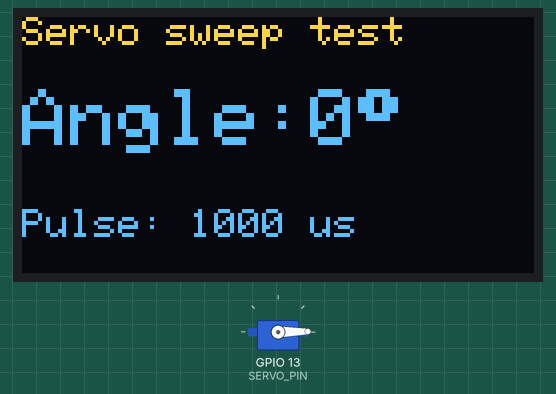
Simulated run of this sketch. Board: ESP8266 (NodeMCU). On the bench: 128×64 one-colour display, servo. The OLED is the two-colour kind (top 16 rows yellow).

Above: at 0.3 s.
At 7.61 s:
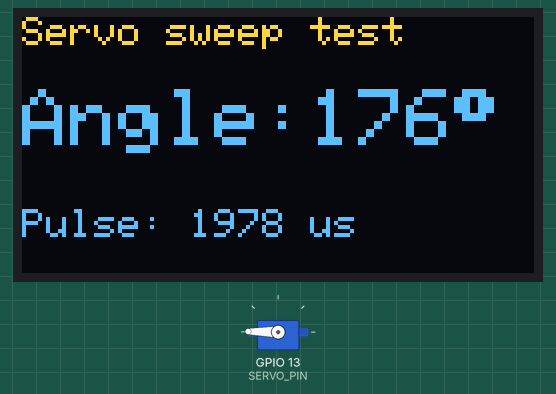
At 19.98 s:
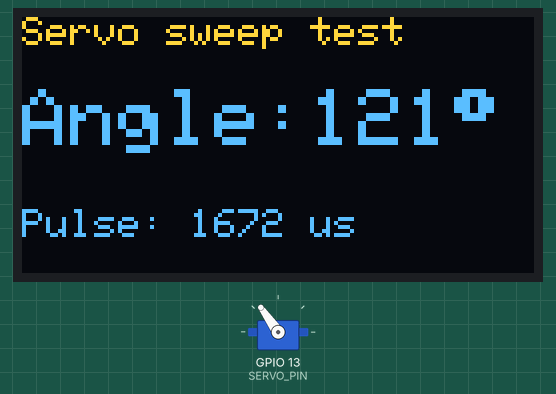
At 39.8 s:
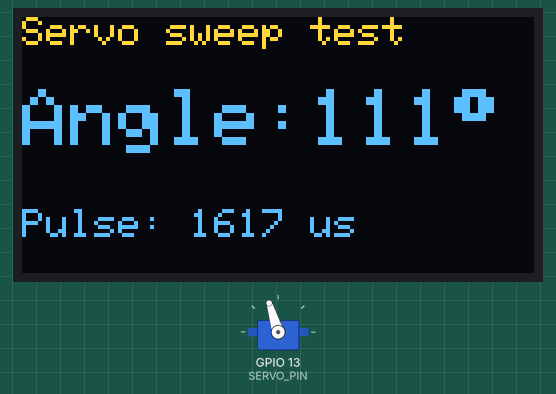
Timing chart, 0 to 40.0 s (numbered marks = the images above):
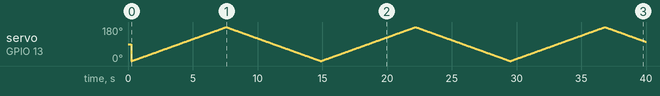

The sketch:

ESP8266_Servo_Sweep_Oled.ino
```cpp
// (licence header left out)
#include <Arduino.h>           // Core Arduino definitions and basic types
#include <Wire.h>              // I2C communication library
#include <Servo.h>             // Servo control (generates PWM pulses)
#include <Adafruit_GFX.h>      // Graphics primitives (text, shapes)
#include <Adafruit_SSD1306.h>  // SSD1306 OLED driver

// ---------------- OLED Configuration ----------------

// OLED resolution
#define SCREEN_WIDTH  128
#define SCREEN_HEIGHT 64

// Typical I2C address for SSD1306
#define OLED_ADDR 0x3C

// Confirmed working I2C pin mapping for this specific board
#define I2C_SDA 14   // GPIO14
#define I2C_SCL 12   // GPIO12

// ---------------- Servo Configuration ----------------

// GPIO used for servo signal (safe, non-boot strap pin)
#define SERVO_PIN 13

// Define pulse range corresponding to 0° and 180°
// These values may be adjusted for specific servos
#define MIN_US 1000
#define MAX_US 2000

// ---------------- Global Objects ----------------

Adafruit_SSD1306 display(SCREEN_WIDTH, SCREEN_HEIGHT, &Wire, -1);
Servo servo;

// Current servo angle
int angle = 0;

// Direction of movement: +1 increasing, -1 decreasing
int direction = 1;

// ---------------- Utility Functions ----------------

// Convert angle (0–180°) to microseconds pulse width
int angleToMicroseconds(int angleValue) {
  return map(angleValue, 0, 180, MIN_US, MAX_US);
}

// Draw current angle and pulse width on OLED
void drawData(int angleValue, int pulseUs) {

  display.clearDisplay();                 // Clear display buffer
  display.setTextColor(SSD1306_WHITE);    // Set text color

  display.setTextSize(1);
  display.setCursor(0, 0);
  display.println("Servo sweep test");

  display.setTextSize(2);
  display.setCursor(0, 18);
  display.print("Angle:");                // No space after colon (as requested)
  display.print(angleValue);
  display.print((char)247);               // Degree symbol

  display.setTextSize(1);
  display.setCursor(0, 48);
  display.print("Pulse: ");
  display.print(pulseUs);
  display.print(" us");

  display.display();                      // Transfer buffer to OLED
}

// ---------------- Setup ----------------

void setup() {

  Serial.begin(74880);    // Match ESP8266 ROM boot baud rate
  delay(200);

  // Initialize I2C interface
  Wire.begin(I2C_SDA, I2C_SCL);

  // Initialize OLED display
  if (!display.begin(SSD1306_SWITCHCAPVCC, OLED_ADDR)) {
    while (true) delay(1000);  // Halt execution if OLED fails
  }

  // Attach servo and define pulse range
  servo.attach(SERVO_PIN, MIN_US, MAX_US);

  // Initial display update
  drawData(angle, angleToMicroseconds(angle));
}

// ---------------- Main Loop ----------------

void loop() {

  // Calculate equivalent pulse width for current angle
  int pulseUs = angleToMicroseconds(angle);

  // Command servo position
  servo.write(angle);

  // Update OLED display
  drawData(angle, pulseUs);

  // Update angle according to direction
  angle += direction;

  // Reverse direction at limits
  if (angle >= 180) {
    direction = -1;
  }
  else if (angle <= 0) {
    direction = 1;
  }

  delay(15);  // Standard servo refresh interval (~50 Hz)
}
```
